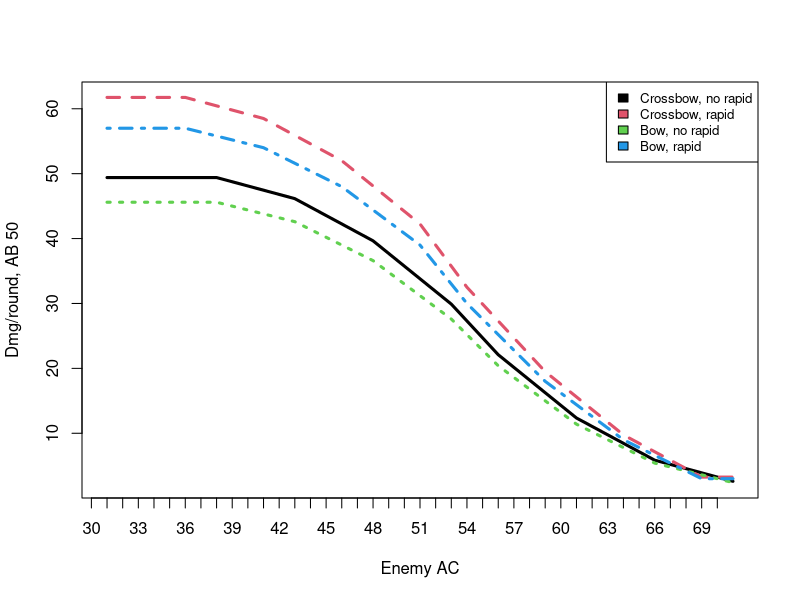
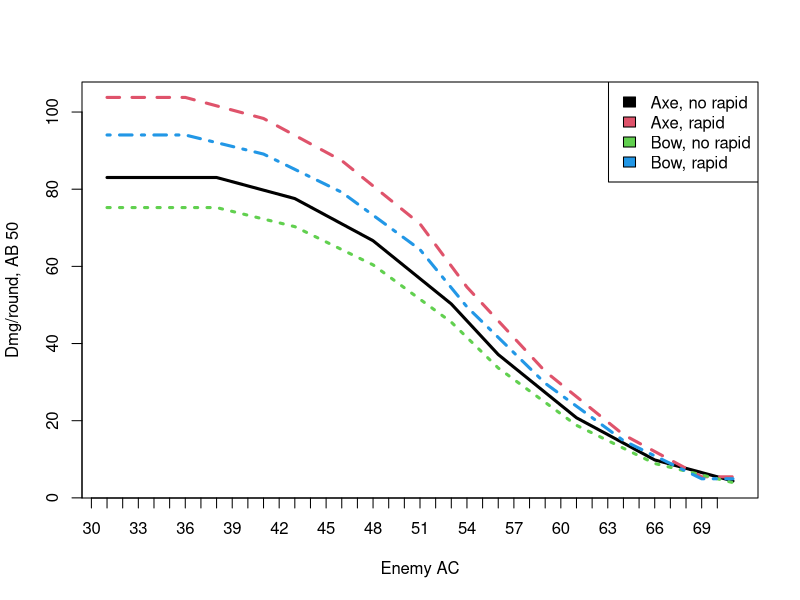

Generate these figures, in order, with R:
# Expected value of damage per round for bow and crossbow!

roll20 = 1:20

attacks = function(ab, apr, rapid){
  if (rapid == T){
    ab = ab - 2}
  seq(from = ab, to = ab-apr*4, by = -5)
}

attacks_prob = function(ab, apr, rapid){
  c1 <- cbind(attacks(ab, apr, rapid)[1]+roll20)
  c2 <- cbind(attacks(ab, apr, rapid)[2]+roll20)
  c3 <- cbind(attacks(ab, apr, rapid)[3]+roll20)
  c4 <- cbind(attacks(ab, apr, rapid)[4]+roll20)
  attacks_matrix = cbind(c1,c2,c3,c4)
  if (rapid == T){
    c5 <- cbind(attacks(ab, apr, rapid)[5]+roll20)
    attacks_matrix = cbind(c1,c1,c2,c3,c4)
    return(attacks_matrix)
  }
  return(attacks_matrix)
}


hits = function(ab, apr, rapid, ac){
  hits_matrix = attacks_prob(ab, apr, rapid) - ac
  hits_matrix[1,] <- -1
  hits_matrix[20,] <- 1
  hits = length(hits_matrix[hits_matrix >= 0])
  return(hits)
}

crits = function(ab, apr, rapid, ac, crit_range){
  hits(ab,apr,rapid,ac) * crit_range
}

damage = function(ab, apr, rapid, ac, crit_range, crit_threat, damage){
  crits = crits(ab, apr, rapid, ac, crit_range)
  hits = hits(ab, apr, rapid, ac)
  hits = hits - crits
  hits_damage = hits * damage
  crits_damage = crits * damage * crit_threat
  damage = (hits_damage + crits_damage) / 20
  return(damage)
}

crossbow_no_rapid = c()
for(ac in 30:70){
  out <- damage(50, 4, F, ac, 0.3, 2, 10)
  crossbow_no_rapid <- c(crossbow_no_rapid, out)
}

crossbow_rapid = c()
for(ac in 30:70){
  out <- damage(50, 4, T, ac, 0.3, 2, 10)
  crossbow_rapid <- c(crossbow_rapid, out)
}

bow_no_rapid = c()
for(ac in 30:70){
  out <- damage(50, 4, F, ac, 0.1, 3, 10)
  bow_no_rapid <- c(bow_no_rapid, out)
}

bow_rapid = c()
for(ac in 30:70){
  out <- damage(50, 4, T, ac, 0.1, 3, 10)
  bow_rapid <- c(bow_rapid, out)
}


bow_matrix = cbind(crossbow_no_rapid, crossbow_rapid, bow_no_rapid, bow_rapid)
colnames(bow_matrix) <- c("Crossbow, no rapid", "Crossbow, rapid", "Bow, no rapid", "Bow, rapid")


matplot(bow_matrix,  type="l", lwd = 3.0, ylab = "Dmg/round, AB 50", xlab = "Enemy AC", xaxt='n')
axis(side=1, at = 0:40, 30:70)
nn <- ncol(bow_matrix)
legend("topright", colnames(bow_matrix),col=seq_len(nn),cex=0.8,fill=seq_len(nn))

# NEW GRAPH

bow_no_rapid = c()
for(ac in 30:70){
  out <- damage(50, 4, F, ac, 0.1, 3, 16.5)
  bow_no_rapid <- c(bow_no_rapid, out)
}

bow_rapid = c()
for(ac in 30:70){
  out <- damage(50, 4, T, ac, 0.1, 3, 16.5)
  bow_rapid <- c(bow_rapid, out)
}

axe_no_rapid = c()
for(ac in 30:70){
  out <- damage(50, 4, F, ac, 0.15, 2, 19)
  axe_no_rapid <- c(axe_no_rapid, out)
}

axe_rapid = c()
for(ac in 30:70){
  out <- damage(50, 4, T, ac, 0.15, 2, 19)
  axe_rapid <- c(axe_rapid, out)
}

throw_matrix = cbind(axe_no_rapid, axe_rapid, bow_no_rapid, bow_rapid)
colnames(bow_matrix) <- c("Axe, no rapid", "Axe, rapid", "Bow, no rapid", "Bow, rapid")

matplot(throw_matrix,  type="l", lwd = 3.0, ylab = "Dmg/round, AB 50", xlab = "Enemy AC", xaxt='n')
axis(side=1, at = 0:40, 30:70)
nn <- ncol(bow_matrix)
legend("topright", colnames(bow_matrix),col=seq_len(nn),fill=seq_len(nn))
